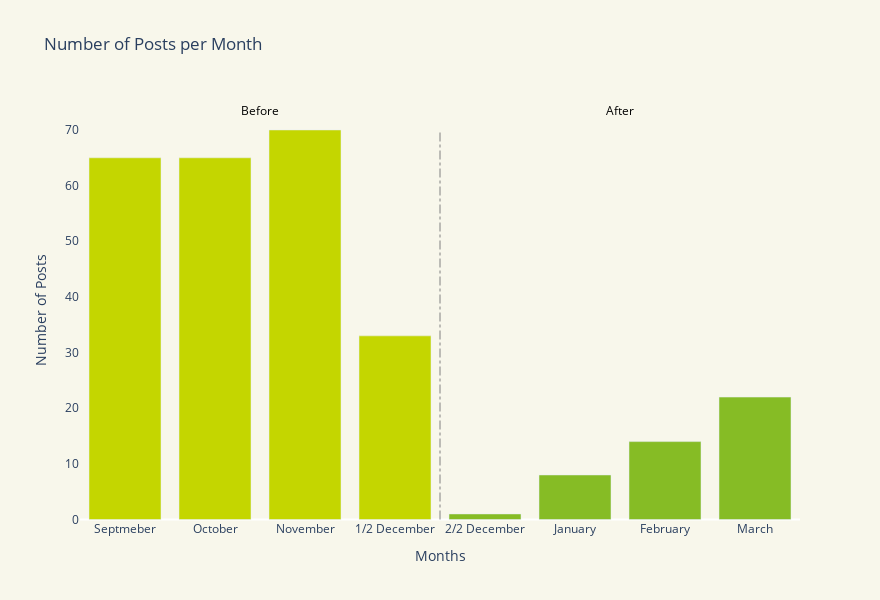

The cell this chart's notebook holds for it:
### Code cell
# creating a plot to visualize how much her engagement on Instagram changed after the scandal

# colors for the plot
colors = ['#000000', '#86BC25', '#C4D600']

# Before the scandal
trace_before = go.Bar(
    x=brand_loss['Months'][:4],
    y=brand_loss['num_post'][:4],
    name='Before',
    marker_color=colors[2],
    showlegend=False
)

# After the scandal
trace_after = go.Bar(
    x=brand_loss['Months'][4:],
    y=brand_loss['num_post'][4:],
    name='After',
    marker_color=colors[1],
    showlegend=False
)

fig = go.Figure(data=[trace_before, trace_after])

# line to separate before and after
fig.add_shape(
    type="line",
    x0=3.5,
    y0=0,
    x1=3.5,
    y1=max(brand_loss['num_post']),
    line=dict(
        color="gray",
        width=1,
        dash="dashdot",
    )
)

fig.add_annotation(
    x=1.5,
    y=max(brand_loss['num_post']) * 1.05,
    text="Before",
    font=dict(
        color=colors[0],
        size=12
    ),
    showarrow=False
)

fig.add_annotation(
    x=5.5,
    y=max(brand_loss['num_post']) * 1.05,
    text="After",
    font=dict(
        color=colors[0],
        size=12
    ),
    showarrow=False
)

fig.update_layout(
    title="Number of Posts per Month",
    xaxis=dict(
        title="Months",
        tickangle=0
    ),
    yaxis=dict(
        title="Number of Posts"
    ),
    width=880,
    height=600,
    plot_bgcolor='#F8F7EB',
    paper_bgcolor='#F8F7EB',
    xaxis_showgrid=False,
    yaxis_showgrid=False,
)

fig.show()

### Figure 1 — Plotly figure (JSON) as saved in the notebook; plotly's stock layout.template omitted (floating-point values rounded to 4 significant figures)
{"data": [{"marker": {"color": "#C4D600"}, "name": "Before", "showlegend": false, "type": "bar", "x": ["Septmeber", "October", "November", "1/2 December"], "y": [65, 65, 70, 33]}, {"marker": {"color": "#86BC25"}, "name": "After", "showlegend": false, "type": "bar", "x": ["2/2 December", "January", "February", "March"], "y": [1, 8, 14, 22]}], "layout": {"annotations": [{"font": {"color": "#000000", "size": 12}, "showarrow": false, "text": "Before", "x": 1.5, "y": 73.5}, {"font": {"color": "#000000", "size": 12}, "showarrow": false, "text": "After", "x": 5.5, "y": 73.5}], "height": 600, "paper_bgcolor": "#F8F7EB", "plot_bgcolor": "#F8F7EB", "shapes": [{"line": {"color": "gray", "dash": "dashdot", "width": 1}, "type": "line", "x0": 3.5, "x1": 3.5, "y0": 0, "y1": 70}], "title": {"text": "Number of Posts per Month"}, "width": 880, "xaxis": {"showgrid": false, "tickangle": 0, "title": {"text": "Months"}}, "yaxis": {"showgrid": false, "title": {"text": "Number of Posts"}}}}
